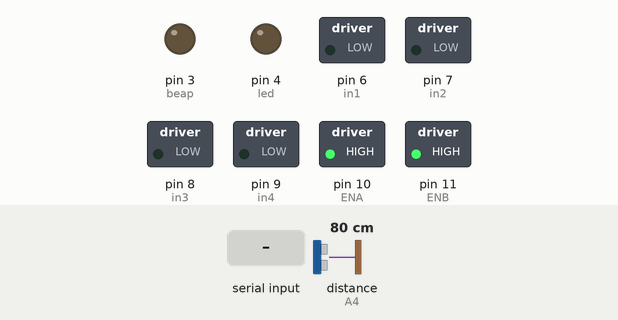
Recording of a sketch running on a simulated Arduino Uno, built with avr-gcc and run on an emulated ATmega328P. Shown: switched loads named in the sketch (green lamp = pin HIGH), output pins drawn as LEDs (lit = HIGH). Wiring (inferred from the names in the program): ultrasonic range finder: trigger A5; echo A4. Inputs (shaded band) come from the test bench; at power-on: distance to the obstacle (sensor on A4) 80 cm. The echo pulse lasts 58.3 µs per cm; pins used as bus, display or sensor lines are not drawn.

Above: at 1.2 s.
1.3 s: distance to the obstacle (sensor on A4) set to 24 cm
2.8 s: distance to the obstacle (sensor on A4) set to 20 cm
At 3.4 s:
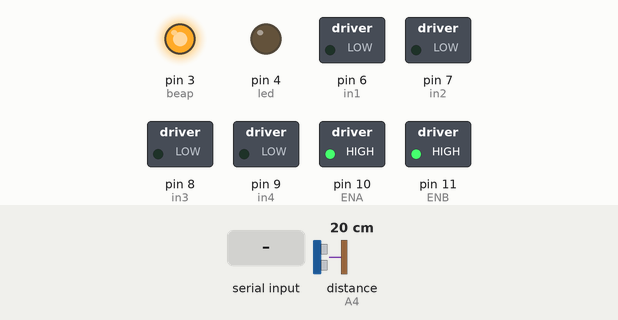
4.3 s: "o" received over Serial
At 5.5 s:
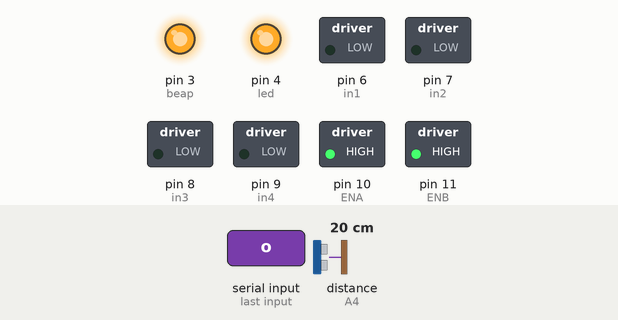
5.8 s: "-" received over Serial
At 6.8 s:
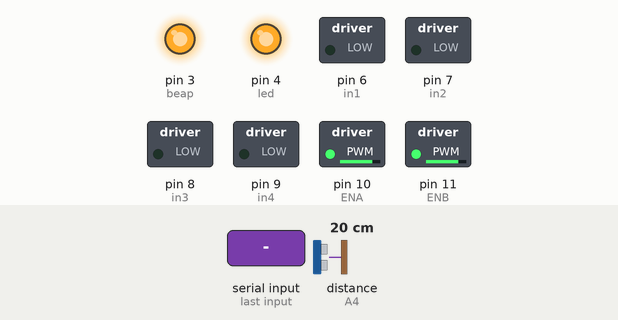
7.3 s: "s" received over Serial
At 7.7 s:
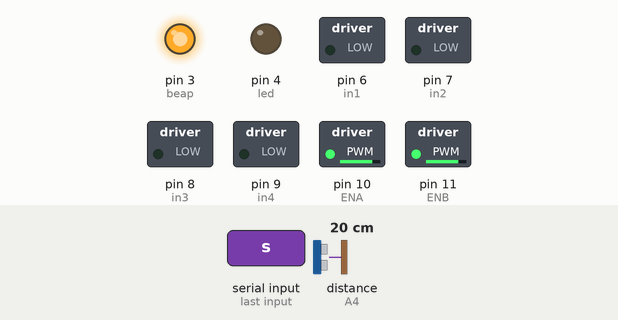
8.8 s: distance to the obstacle (sensor on A4) set to 35 cm
At 9.5 s:
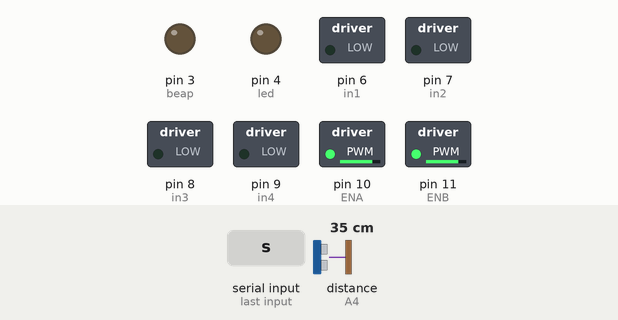
Timing chart, 0 to 11.3 s (numbered marks = the images above; inputs shaded):
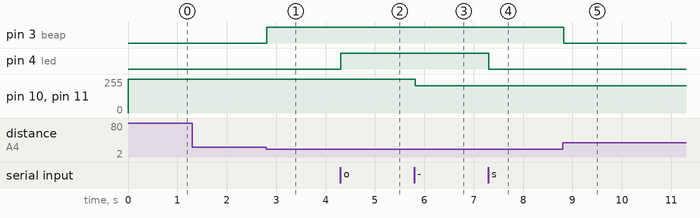

The sketch:

Robot.ino
```cpp
int Echo1 = A4;
int Trig1 = A5;
int ENA = 10;
int ENB = 11;
int in1 = 6;
int in2 = 7;
int in3 = 8;
int in4 = 9;
char data = 0;
bool light = false;
bool obstacle = false;
bool action = false;
int beap = 3;
int led = 4;
int motorspeed = 255;
int way = 1;
void setup() {
  // put your setup code here, to run once:
  Serial.begin(9600);
  pinMode(ENA,OUTPUT);
  pinMode(ENB,OUTPUT);
  pinMode(in1,OUTPUT);
  pinMode(in2,OUTPUT);
  pinMode(in3,OUTPUT);
  pinMode(in4,OUTPUT);
  pinMode(Echo1, INPUT);
  pinMode(Trig1, OUTPUT);
  pinMode(beap, OUTPUT);
  pinMode(led, OUTPUT);
}

void loop() {

    analogWrite(ENA, motorspeed);
    analogWrite(ENB, motorspeed);

    int d = detectObstacle();
    if (d <= 20) {
      digitalWrite(beap, HIGH);
      obstacle = true;
    }
    else{
      digitalWrite(beap, LOW);
      obstacle = false;
    }

  if(!obstacle && action){
    if(way == 1){
    digitalWrite(in1,LOW);
    digitalWrite(in2,HIGH);
    digitalWrite(in3,LOW);
    digitalWrite(in4,HIGH);
    }
    else if(way == 3){
    digitalWrite(in1,LOW);
    digitalWrite(in2,HIGH);
    digitalWrite(in3,LOW);
    digitalWrite(in4,LOW);
    }
    else if(way == 4){
    digitalWrite(in1,LOW);
    digitalWrite(in2,LOW);
    digitalWrite(in3,LOW);
    digitalWrite(in4,HIGH);
    }
  }

  if(action){
    if(way == 2){
    digitalWrite(in2,LOW);
    digitalWrite(in1,HIGH);
    digitalWrite(in4,LOW);
    digitalWrite(in3,HIGH);
    }
  }

  if((obstacle && !(way == 2)) || !action){
    digitalWrite(in1,LOW);
    digitalWrite(in2,LOW);
    digitalWrite(in3,LOW);
    digitalWrite(in4,LOW);
  }

  if(Serial.available() > 0){
    data = Serial.read();
    if(data == 'o')
      light = true;
    else if(data == 's')
      light = false;
    else if(data == 'm')
      action = true;
    else if(data == 'x')
      action = false;
    else if(data == '+')
      speedup();
    else if(data == '-')
      speeddown();
    else if(data == 'f')
      way = 1;
    else if(data == 'b')
      way = 2;
    else if(data == 'r')
      way = 3;
    else if(data == 'l')
      way = 4;
  }

  if (light) {
    digitalWrite(led,HIGH);
  }
  else {
    digitalWrite(led,LOW);
  }

}

int detectObstacle() {
  digitalWrite(Trig1, LOW);
  delayMicroseconds(2);
  digitalWrite(Trig1, HIGH);
  delayMicroseconds(20);
  digitalWrite(Trig1, LOW);
  float distance = pulseIn(Echo1, HIGH);
  delay(10);
  distance = distance / 29 / 2;
  return distance;
}

void speedup(){
  if(motorspeed+51 <= 255){
  motorspeed += 51;
  }
}

void speeddown(){
  if(motorspeed-51 >= 0){
  motorspeed -= 51;
  }
}
```

Measured:
- the behaviour switches between 22 and 21 cm on distance to the obstacle (sensor on A4) (found by bisection; images 0 and 1)
- after the input at 1.3 s, every drawn part: stays the same
- after the input at 2.8 s, pin 3 (beap): LOW → HIGH at once
- after the input at 4.3 s, pin 4 (led): LOW → HIGH at once
- after the input at 5.8 s, pin 10 (ENA), pin 11 (ENB): 255/255 → 204/255 at once
- after the input at 7.3 s, pin 4 (led): HIGH → LOW at once
- after the input at 8.8 s, pin 3 (beap): HIGH → LOW at once
